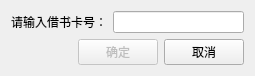
<?xml version="1.0" encoding="UTF-8"?>
<ui version="4.0">
 <class>InputBookCardDialog</class>
 <widget class="QDialog" name="InputBookCardDialog">
  <property name="geometry">
   <rect>
    <x>0</x>
    <y>0</y>
    <width>255</width>
    <height>71</height>
   </rect>
  </property>
  <property name="windowTitle">
   <string>Dialog</string>
  </property>
  <layout class="QVBoxLayout" name="verticalLayout">
   <item>
    <layout class="QHBoxLayout" name="horizontalLayout_2">
     <item>
      <widget class="QLabel" name="label">
       <property name="text">
        <string>请输入借书卡号：</string>
       </property>
      </widget>
     </item>
     <item>
      <widget class="QLineEdit" name="lineEdit"/>
     </item>
    </layout>
   </item>
   <item>
    <layout class="QHBoxLayout" name="horizontalLayout">
     <item>
      <spacer name="horizontalSpacer">
       <property name="orientation">
        <enum>Qt::Horizontal</enum>
       </property>
       <property name="sizeHint" stdset="0">
        <size>
         <width>40</width>
         <height>20</height>
        </size>
       </property>
      </spacer>
     </item>
     <item>
      <widget class="QPushButton" name="okButton">
       <property name="enabled">
        <bool>false</bool>
       </property>
       <property name="text">
        <string>确定</string>
       </property>
      </widget>
     </item>
     <item>
      <widget class="QPushButton" name="cancelButton">
       <property name="text">
        <string>取消</string>
       </property>
      </widget>
     </item>
    </layout>
   </item>
  </layout>
 </widget>
 <resources/>
 <connections>
  <connection>
   <sender>okButton</sender>
   <signal>clicked()</signal>
   <receiver>InputBookCardDialog</receiver>
   <slot>accept()</slot>
   <hints>
    <hint type="sourcelabel">
     <x>126</x>
     <y>49</y>
    </hint>
    <hint type="destinationlabel">
     <x>127</x>
     <y>35</y>
    </hint>
   </hints>
  </connection>
  <connection>
   <sender>cancelButton</sender>
   <signal>clicked()</signal>
   <receiver>InputBookCardDialog</receiver>
   <slot>reject()</slot>
   <hints>
    <hint type="sourcelabel">
     <x>207</x>
     <y>49</y>
    </hint>
    <hint type="destinationlabel">
     <x>127</x>
     <y>35</y>
    </hint>
   </hints>
  </connection>
 </connections>
</ui>
